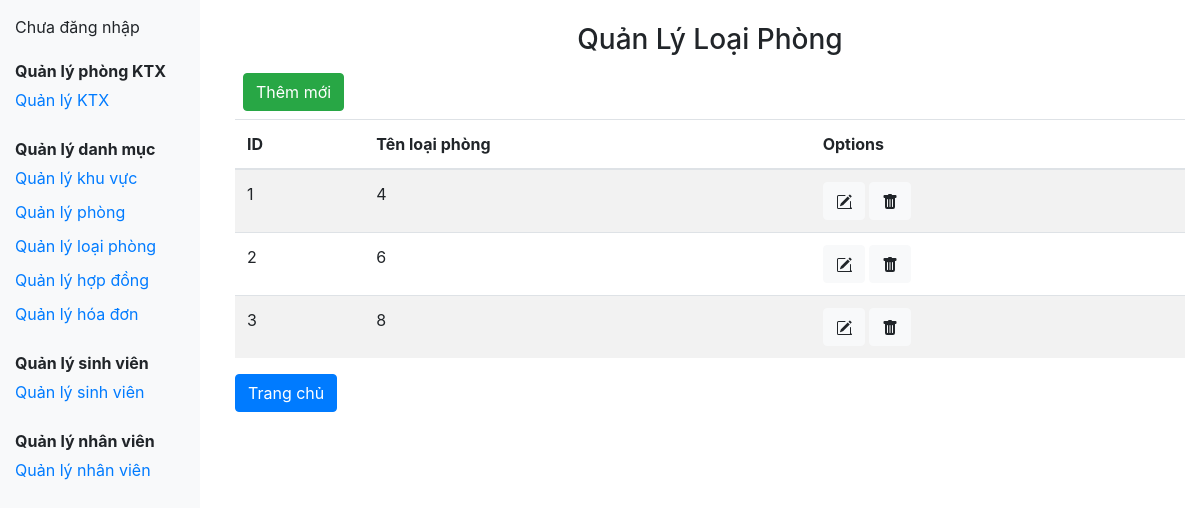
Screenshot of /QLKiTucXa/QLKiTucXa/trangQLLoaiPhong.php with the database file from the repository.
### tables this page shows
CREATE TABLE `loaiphong` (
  `LoaiPhongID` int(11) NOT NULL,
  `TenLoaiPhong` varchar(50) DEFAULT NULL
);

### QLKiTucXa/QLKiTucXa/trangQLLoaiPhong.php (the view, shortened to what this page needs)
<!DOCTYPE html>
<html lang="en">
<head>
    <link href="https://maxcdn.bootstrapcdn.com/bootstrap/4.5.2/css/bootstrap.min.css" rel="stylesheet">
</head>
<body>
<div class="sidebar">
<?php
if(isset($_SESSION['HoTen'])) {
    $tenNguoiDangNhap = $_SESSION['HoTen'];
    echo "Xin chào $tenNguoiDangNhap!";
} else {
    echo "Chưa đăng nhập";
}
?>
    <div class="menu-header">Quản lý phòng KTX</div>
    <a href="trangQLKiTucXa.php">Quản lý KTX</a>
    <div class="menu-header">Quản lý danh mục</div>
    <a href="trangQLKhuVuc.php" data-content="content-khu-vuc">Quản lý khu vực</a>
    <a href="trangQLPhong.php">Quản lý phòng</a>
    <a href="trangQLLoaiPhong.php">Quản lý loại phòng</a>
    <a href="trangQLHopDong.php">Quản lý hợp đồng</a>
    <a href="trangQLHoaDon.php">Quản lý hóa đơn</a>
    <div class="menu-header">Quản lý sinh viên</div>
    <a href="trangQLSinhVien.php">Quản lý sinh viên</a>
    <div class="menu-header">Quản lý nhân viên</div>
    <a href="trangQLQuanLy.php">Quản lý nhân viên</a>
</div>
<div class="main-content">
    <center><h3 class="mt-2">Quản Lý Loại Phòng</h3></center>
    <button type="button" class="btn btn-success m-2 float-end" data-toggle="modal" data-target="#addModal">
        Thêm mới
    </button>
    <table class="table table-striped">
        <thead>
            <tr>
                <th>ID</th>
                <th>Tên loại phòng</th>
                <th>Options</th>
            </tr>
        </thead>
        <tbody>
            <?php
            include 'conn.php';
            $sql = "SELECT * FROM LoaiPhong";
            $stmt = $conn->prepare($sql);
            $stmt->execute();
            $result = $stmt->fetchAll(PDO::FETCH_ASSOC);
            if (count($result) > 0) {
                foreach ($result as $row) {
                    echo "<tr>";
                    echo "<td>{$row['LoaiPhongID']}</td>";
                    echo "<td>{$row['TenLoaiPhong']}</td>";
                    echo "<td>";
                    echo "<button type='button' class='btn btn-light mr-1' data-toggle='modal' data-target='#editModal' onclick='editClick(" . json_encode($row) . ")'>";
                    echo "</button>";
                    echo "<button type='button' class='btn btn-light mr-1' onclick='deleteLoaiPhong({$row['LoaiPhongID']})'>";
                    echo "</button>";
                    echo "</td>";
                    echo "</tr>";
                }
            } else {
                echo "<tr><td colspan='7' class='text-center'>Không có dữ liệu</td></tr>";
            }
            ?>
        </tbody>
    </table>
    <a href="trangQLKiTucXa.php" class="btn btn-primary">Trang chủ</a>
</div>
</body>
</html>

### QLKiTucXa/QLKiTucXa/trangQLLoaiPhong.php (style rules this page uses)
body { display: flex; }
.sidebar { width: 200px; background: #f8f9fa; padding: 15px; height: 100vh; position: fixed; top: 0; left: 0; }
.main-content { margin-left: 220px; padding: 15px; width: calc(100% - 220px); }
.menu-header { font-weight: bold; margin-top: 20px; }
.sidebar a { display: block; padding: 5px 0; color: #007bff; text-decoration: none; }

### rows the page displays
loaiphong: LoaiPhongID "1", TenLoaiPhong "4"
loaiphong: LoaiPhongID "2", TenLoaiPhong "6"
loaiphong: LoaiPhongID "3", TenLoaiPhong "8"
